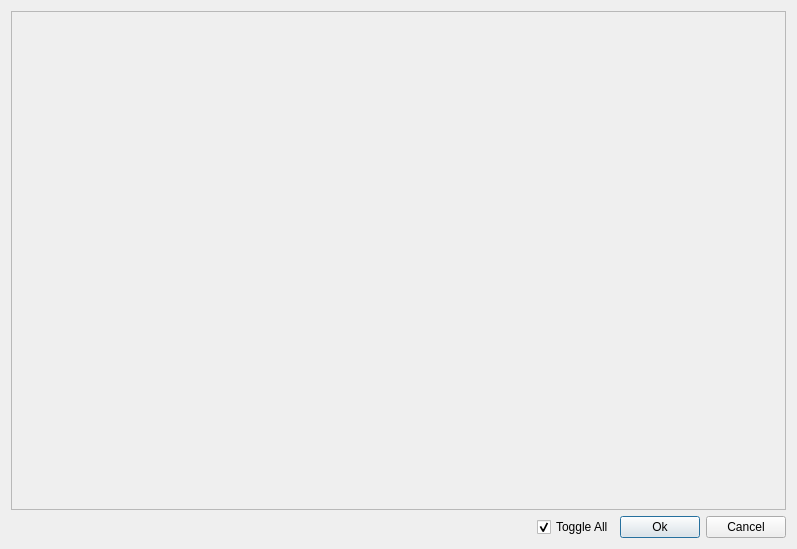
<?xml version="1.0" encoding="UTF-8"?>
<ui version="4.0">
 <class>Dialog</class>
 <widget class="QDialog" name="Dialog">
  <property name="geometry">
   <rect>
    <x>0</x>
    <y>0</y>
    <width>797</width>
    <height>549</height>
   </rect>
  </property>
  <property name="windowTitle">
   <string>Manage Mappings</string>
  </property>
  <layout class="QVBoxLayout" name="verticalLayout_2">
   <item>
    <widget class="QScrollArea" name="scrollArea">
     <property name="widgetResizable">
      <bool>true</bool>
     </property>
     <widget class="QWidget" name="scrollAreaWidgetContents">
      <property name="geometry">
       <rect>
        <x>0</x>
        <y>0</y>
        <width>777</width>
        <height>496</height>
       </rect>
      </property>
      <layout class="QVBoxLayout" name="verticalLayout">
       <property name="spacing">
        <number>0</number>
       </property>
       <property name="margin">
        <number>0</number>
       </property>
       <item>
        <layout class="QVBoxLayout" name="itemLayout"/>
       </item>
       <item>
        <layout class="QVBoxLayout" name="verticalLayout_4">
         <item>
          <spacer name="verticalSpacer">
           <property name="orientation">
            <enum>Qt::Vertical</enum>
           </property>
           <property name="sizeHint" stdset="0">
            <size>
             <width>20</width>
             <height>40</height>
            </size>
           </property>
          </spacer>
         </item>
        </layout>
       </item>
      </layout>
     </widget>
    </widget>
   </item>
   <item>
    <layout class="QHBoxLayout" name="horizontalLayout">
     <item>
      <spacer name="horizontalSpacer">
       <property name="orientation">
        <enum>Qt::Horizontal</enum>
       </property>
       <property name="sizeHint" stdset="0">
        <size>
         <width>40</width>
         <height>20</height>
        </size>
       </property>
      </spacer>
     </item>
     <item>
      <widget class="QCheckBox" name="toggleAllButton">
       <property name="toolTip">
        <string>If checked, changing LD for a cache in any shot will map the same LD for that cache in all shots</string>
       </property>
       <property name="text">
        <string>Toggle All</string>
       </property>
       <property name="checked">
        <bool>true</bool>
       </property>
      </widget>
     </item>
     <item>
      <widget class="QPushButton" name="okButton">
       <property name="text">
        <string>Ok</string>
       </property>
      </widget>
     </item>
     <item>
      <widget class="QPushButton" name="cancelButton">
       <property name="text">
        <string>Cancel</string>
       </property>
      </widget>
     </item>
    </layout>
   </item>
  </layout>
 </widget>
 <resources/>
 <connections/>
</ui>
